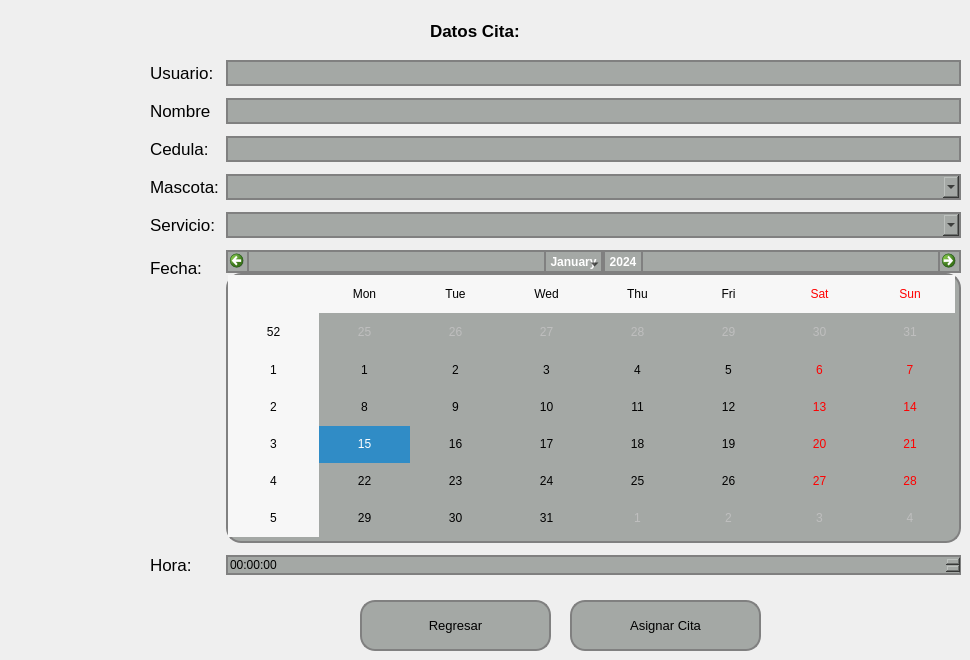
   <widget class="QWidget" name="pageContaduria">
    <widget class="QLabel" name="label_30">
     <property name="geometry">
      <rect>
       <x>430</x>
       <y>10</y>
       <width>171</width>
       <height>41</height>
      </rect>
     </property>
     <property name="font">
      <font>
       <pointsize>13</pointsize>
       <weight>75</weight>
       <bold>true</bold>
      </font>
     </property>
     <property name="text">
      <string>Datos Cita:</string>
     </property>
    </widget>
    <widget class="QPushButton" name="pushButtonRegresarNuevaCita">
     <property name="geometry">
      <rect>
       <x>360</x>
       <y>600</y>
       <width>191</width>
       <height>51</height>
      </rect>
     </property>
     <property name="font">
      <font>
       <pointsize>10</pointsize>
      </font>
     </property>
     <property name="styleSheet">
      <string notr="true">QPushButton {
    background-color: #a4a8a5; /* Color del botón */
    border-radius: 15px;       /* Borde redondeado, ajusta el valor para más curvatura */
    border: 2px solid #808080; /* Opcional: agrega un borde de color gris */
}

QPushButton:hover {
    background-color: #b0b5b0; /* Color al pasar el mouse */
}

QPushButton:pressed {
    background-color: #8f938f; /* Color al hacer clic */
}
</string>
     </property>
     <property name="text">
      <string>Regresar</string>
     </property>
    </widget>
    <widget class="QWidget" name="formLayoutWidget_11">
     <property name="geometry">
      <rect>
       <x>150</x>
       <y>60</y>
       <width>811</width>
       <height>515</height>
      </rect>
     </property>
     <layout class="QFormLayout" name="formLayout_11">
      <property name="sizeConstraint">
       <enum>QLayout::SetDefaultConstraint</enum>
      </property>
      <property name="horizontalSpacing">
       <number>7</number>
      </property>
      <property name="verticalSpacing">
       <number>12</number>
      </property>
      <property name="bottomMargin">
       <number>0</number>
      </property>
      <item row="0" column="0">
       <widget class="QLabel" name="label_115">
        <property name="font">
         <font>
          <pointsize>13</pointsize>
         </font>
        </property>
        <property name="text">
         <string>Usuario:</string>
        </property>
       </widget>
      </item>
      <item row="1" column="0">
       <widget class="QLabel" name="label_97">
        <property name="font">
         <font>
          <pointsize>13</pointsize>
         </font>
        </property>
        <property name="text">
         <string>Nombre</string>
        </property>
       </widget>
      </item>
      <item row="1" column="1">
       <widget class="QLineEdit" name="lineEditNombreUsuario">
        <property name="font">
         <font>
          <pointsize>13</pointsize>
         </font>
        </property>
        <property name="styleSheet">
         <string notr="true">    background-color: #a4a8a5; /* Color del botón */
    border-radius: 15px;       /* Borde redondeado, ajusta el valor para más curvatura */
    border: 2px solid #808080; /* Opcional: agrega un borde de color gris */</string>
        </property>
       </widget>
      </item>
      <item row="3" column="0">
       <widget class="QLabel" name="label_110">
        <property name="font">
         <font>
          <pointsize>13</pointsize>
         </font>
        </property>
        <property name="text">
         <string>Mascota:</string>
        </property>
       </widget>
      </item>
      <item row="3" column="1">
       <widget class="QComboBox" name="comboBoxMascota">
        <property name="font">
         <font>
          <pointsize>13</pointsize>
         </font>
        </property>
        <property name="styleSheet">
         <string notr="true">    background-color: #a4a8a5; /* Color del botón */
    border-radius: 15px;       /* Borde redondeado, ajusta el valor para más curvatura */
    border: 2px solid #808080; /* Opcional: agrega un borde de color gris */</string>
        </property>
       </widget>
      </item>
      <item row="2" column="0">
       <widget class="QLabel" name="label_111">
        <property name="font">
         <font>
          <pointsize>13</pointsize>
         </font>
        </property>
        <property name="text">
         <string>Cedula:</string>
        </property>
       </widget>
      </item>
      <item row="2" column="1">
       <widget class="QLineEdit" name="lineEditCedulaUsuario">
        <property name="font">
         <font>
          <pointsize>13</pointsize>
         </font>
        </property>
        <property name="styleSheet">
         <string notr="true">    background-color: #a4a8a5; /* Color del botón */
    border-radius: 15px;       /* Borde redondeado, ajusta el valor para más curvatura */
    border: 2px solid #808080; /* Opcional: agrega un borde de color gris */</string>
        </property>
       </widget>
      </item>
      <item row="5" column="0">
       <widget class="QLabel" name="label_114">
        <property name="font">
         <font>
          <pointsize>13</pointsize>
         </font>
        </property>
        <property name="text">
         <string>Fecha:</string>
        </property>
       </widget>
      </item>
      <item row="5" column="1">
       <widget class="QCalendarWidget" name="calendarWidgetFechaCita">
        <property name="styleSheet">
         <string notr="true">    background-color: #a4a8a5; /* Color del botón */
    border-radius: 15px;       /* Borde redondeado, ajusta el valor para más curvatura */
    border: 2px solid #808080; /* Opcional: agrega un borde de color gris */</string>
        </property>
       </widget>
      </item>
      <item row="6" column="0">
       <widget class="QLabel" name="label_112">
        <property name="font">
         <font>
          <pointsize>13</pointsize>
         </font>
        </property>
        <property name="text">
         <string>Hora:</string>
        </property>
       </widget>
      </item>
      <item row="6" column="1">
       <widget class="QTimeEdit" name="timeEditCita">
        <property name="styleSheet">
         <string notr="true">    background-color: #a4a8a5; /* Color del botón */
    border-radius: 15px;       /* Borde redondeado, ajusta el valor para más curvatura */
    border: 2px solid #808080; /* Opcional: agrega un borde de color gris */</string>
        </property>
       </widget>
      </item>
      <item row="4" column="0">
       <widget class="QLabel" name="label_113">
        <property name="font">
         <font>
          <pointsize>13</pointsize>
         </font>
        </property>
        <property name="text">
         <string>Servicio:</string>
        </property>
       </widget>
      </item>
      <item row="4" column="1">
       <widget class="QComboBox" name="comboBoxServicio">
        <property name="font">
         <font>
          <pointsize>13</pointsize>
         </font>
        </property>
        <property name="styleSheet">
         <string notr="true">    background-color: #a4a8a5; /* Color del botón */
    border-radius: 15px;       /* Borde redondeado, ajusta el valor para más curvatura */
    border: 2px solid #808080; /* Opcional: agrega un borde de color gris */</string>
        </property>
       </widget>
      </item>
      <item row="0" column="1">
       <widget class="QLineEdit" name="lineEditUsuario_2">
        <property name="font">
         <font>
          <pointsize>13</pointsize>
         </font>
        </property>
        <property name="styleSheet">
         <string notr="true">    background-color: #a4a8a5; /* Color del botón */
    border-radius: 15px;       /* Borde redondeado, ajusta el valor para más curvatura */
    border: 2px solid #808080; /* Opcional: agrega un borde de color gris */</string>
        </property>
       </widget>
      </item>
     </layout>
    </widget>
    <widget class="QPushButton" name="pushButtonAsignarCita">
     <property name="geometry">
      <rect>
       <x>570</x>
       <y>600</y>
       <width>191</width>
       <height>51</height>
      </rect>
     </property>
     <property name="font">
      <font>
       <pointsize>10</pointsize>
      </font>
     </property>
     <property name="styleSheet">
      <string notr="true">QPushButton {
    background-color: #a4a8a5; /* Color del botón */
    border-radius: 15px;       /* Borde redondeado, ajusta el valor para más curvatura */
    border: 2px solid #808080; /* Opcional: agrega un borde de color gris */
}

QPushButton:hover {
    background-color: #b0b5b0; /* Color al pasar el mouse */
}

QPushButton:pressed {
    background-color: #8f938f; /* Color al hacer clic */
}
</string>
     </property>
     <property name="text">
      <string>Asignar Cita</string>
     </property>
    </widget>
   </widget>
